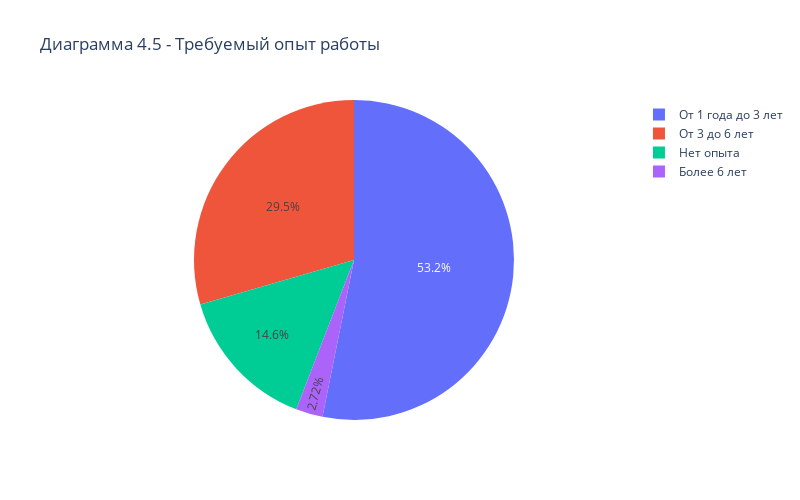

Here is the notebook cell this chart was saved with:
### Code cell
#круговая диаграмма: число вакансий для категорий опыта работы
pie = px.pie(data_frame=df, names='experience', values='vacancies', title='Диаграмма 4.5 - Требуемый опыт работы', height=500, width=800, \
    labels={'experience':'Опыт работы', 'vacancies':'Количество вакансий'})
pie

### Figure 1 — Plotly figure (JSON) as saved in the notebook; plotly's stock layout.template omitted (floating-point values rounded to 4 significant figures)
{"data": [{"domain": {"x": [0, 1], "y": [0, 1]}, "hovertemplate": "Опыт работы=%{label}<br>Количество вакансий=%{value}<extra></extra>", "labels": ["Более 6 лет", "Нет опыта", "От 3 до 6 лет", "От 1 года до 3 лет"], "legendgroup": "", "name": "", "showlegend": true, "type": "pie", "values": [1337, 7197, 14511, 26152]}], "layout": {"height": 500, "legend": {"tracegroupgap": 0}, "title": {"text": "Диаграмма 4.5 - Требуемый опыт работы"}, "width": 800}}
